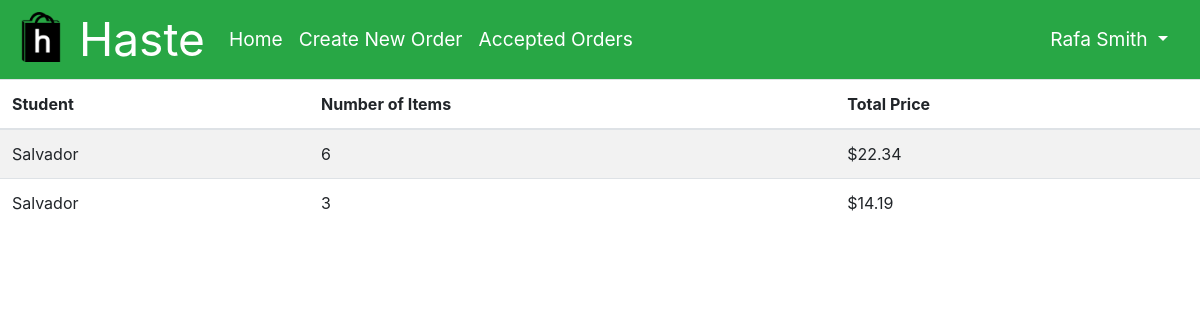
/home (signed in), run on the app's committed database.
### app/models.py (models this page shows, shortened)
class User(UserMixin, db.Model):
    id = db.Column(db.Integer, primary_key=True)
    phone = db.Column(db.String(10), index=True, unique=True)
    email = db.Column(db.String(128), index=True, unique=True)
    password_hash = db.Column(db.String(128))
    first_name = db.Column(db.String(48))
    last_name = db.Column(db.String(48))
    school = db.Column(db.String(128), index=True)
    orders = db.relationship('Order', foreign_keys='[Order.placed_by]', backref='author', lazy='dynamic', cascade="save-update")
    completed_orders = db.relationship('Order', foreign_keys='[Order.accepted_by]', backref='shopper', lazy='dynamic', cascade="save-update")
    balance = db.Column(db.Float, default=0)

class Order(db.Model):
    id = db.Column(db.Integer, primary_key=True)
    time_of_order = db.Column(db.DateTime, default=datetime.utcnow)
    placed_by = db.Column(db.Integer, db.ForeignKey('user.id'))
    accepted_by = db.Column(db.Integer, db.ForeignKey('user.id'))
    completed = db.Column(db.Boolean, default=False)
    contents = db.relationship('Content', backref='cart', lazy='dynamic', cascade="all, delete-orphan")

### app/main/routes.py (the view)
@bp.route('/home', methods=['GET', 'POST'])
@login_required
def home():
    orders = Order.query.filter(Order.accepted_by==None).order_by(desc(Order.time_of_order)).all()
    quantity_price = []
    for order in orders:
        quantity = Content.query.with_entities(func.sum(Content.quantity).label('total_q')).filter(Content.order_id==order.id)[0].total_q
        sum = get_total_price(order)
        quantity_price.append({'quantity': quantity, 'sum': sum})
    return render_template('home.html', rqp=zip(orders, quantity_price))

### app/main/routes.py (called while the page is built)
def get_total_price(order):
    price = db.engine.execute("SELECT ROUND(SUM(content.quantity * item.price), 2) as sum FROM content JOIN item ON content.item_id=item.id WHERE order_id=:val", {'val': order.id})
    sum = 0
    for row in price:
        sum = row['sum']
    return sum

### app/models.py (called while the page is built)
@login.user_loader
def load_user(id):
    return User.query.get(int(id))

### app/templates/home.html (shortened to what this page needs)
{% extends "base.html" %}
{% block content %}
<table id="order-feed" class="table table-striped table-hover">
    <thead>
        <tr>
            <th scope="col">Student</th>
            <th scope="col">Number of Items</th>
            <th scope="col">Total Price</th>
        </tr>
    </thead>
    <tbody>
        {% for order, qp in rqp %}
            <tr class='clickable-row' data-href="{{ url_for('main.order', id=order.id) }}">
                {% if current_user.id==order.placed_by %}
                <td>You (<a href="{{ url_for('main.delete_order', id=order.id) }}">delete</a>)</td>
                {% else %}
                <td scope="row">{{ order.author.first_name }}</td>
                {% endif %}
                <td scope="row">{{ qp['quantity'] }}</td>
                <td scope="row">{{ "$%.2f"|format(qp['sum']) }}</td>
            </tr>
        {% endfor %}
    </tbody>
</table>
{% endblock %}

### app/templates/base.html (shortened to what this page needs)
<!DOCTYPE html>
<html>
<head>
    <link href="https://stackpath.bootstrapcdn.com/bootstrap/4.1.3/css/bootstrap.min.css" rel="stylesheet">
    <link rel="stylesheet" type="text/css" href= "{{ url_for('static',filename='styles.css') }}">
</head>
<body>
    <nav class="navbar navbar-expand-lg navbar-dark bg-success">
        <a class="navbar-brand" href="{{ url_for('main.home') }}">
            <img src="{{ url_for('static',filename='logo.png') }}" width="50" height="50" alt="">
            Haste
        </a>
        <div class="collapse navbar-collapse" id="navbarSupportedContent">
            <ul class="navbar-nav mr-auto">
                <li class="nav-item active">
                    <a class="nav-link" href="{{ url_for('main.home') }}">Home<span class="sr-only">(current)</span></a>
                </li>
                <li class="nav-item active">
                    <a class="nav-link" href="{{ url_for('main.new_order') }}">Create New Order<span class="sr-only">(current)</span></a>
                </li>
                <li class="nav-item active">
                        <a class="nav-link" href="{{ url_for('main.accepted_orders') }}">Accepted Orders<span class="sr-only">(current)</span></a>
                </li>
            </ul>
            <div class="nav-item dropdown">
                <a class="nav-link dropdown-toggle text-white" href="#" id="navbarDropdown" role="button" data-toggle="dropdown" aria-haspopup="true" aria-expanded="false">
                    {{ current_user.first_name }} {{ current_user.last_name }}
                </a>
            </div>
        </div>
    </nav>
    {% block content %}{% endblock %}
</body>

### app/static/styles.css (style rules this page uses)
.navbar { padding: 0 1rem; font-size: 1.2rem; }
.navbar-brand { font-size: 2.4em !important; }
nav img { position: relative !important; bottom: 6px !important; }

### data on the page
User: first_name "Rafa", last_name "Smith"
Order: author.first_name "Salvador", quantity "6", sum "$22.34"
Order: author.first_name "Salvador", quantity "3", sum "$14.19"
